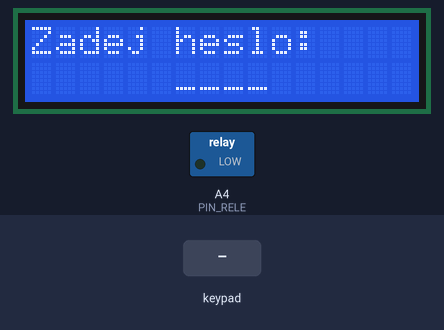
A sketch run on a simulated Arduino Uno, built with avr-gcc and run on an emulated ATmega328P. Shown: 16×2 character LCD, switched loads named in the sketch (green lamp = pin HIGH). The test bench sets the inputs (shaded band).

Above: at 1.2 s.
1.3 s: keypad keys 1 A 2 B # pressed 0.4 s apart
At 3.9 s:
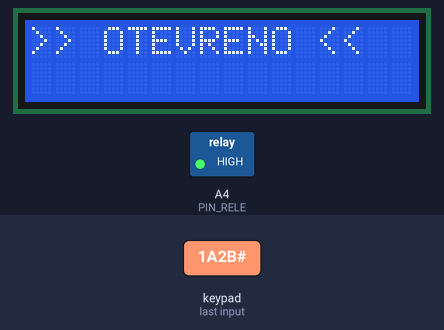
4.8 s: keypad keys 7 8 9 1 0 # pressed 0.4 s apart
At 7.9 s:
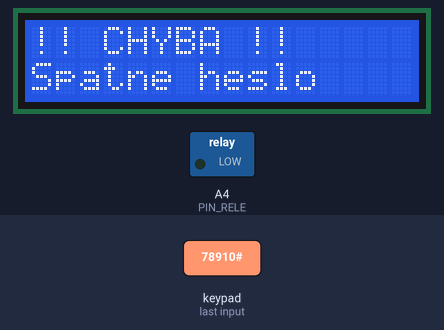
10.2 s: key '1' pressed
At 11.4 s:
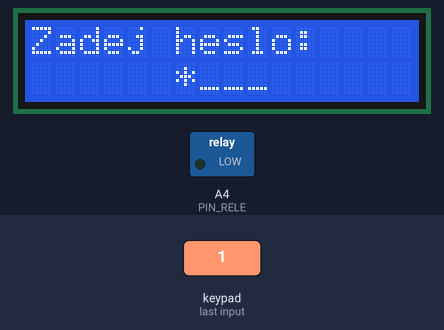
11.7 s: key '2' pressed
At 13.0 s:
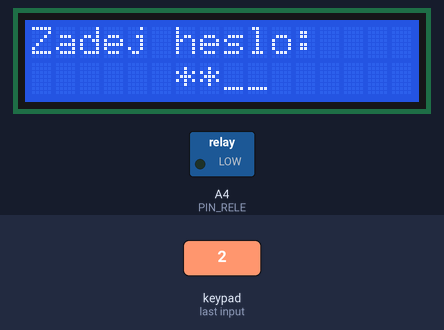
Timing chart, 0 to 14.2 s (numbered marks = the images above; inputs shaded):
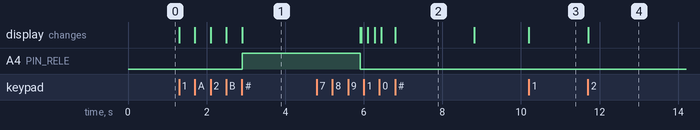

Measured:
- after the input at 1.3 s, A4 (PIN_RELE): LOW → HIGH after 1.6 s; the display: first changes at once (image 1 shows a later state)
- after the input at 4.8 s, the display: first differs from a run without the input after 1.1 s (image 2 shows a later state)
- after the input at 10.2 s, the display: changes at once (image 3)
- after the input at 11.7 s, the display: changes at once (image 4)
- what the display in image 2 shows lasts 2.0 s, from 6.8 s to 8.8 s

The sketch:

Zamek_4_znaky.ino
```cpp
#include <Keypad.h>
#include <LiquidCrystal.h>

// --- KONFIGURACE ---
const byte POCET_RADKU = 4;
const byte POCET_SLOUPCU = 4;
const byte DELKA_KODU = 4;

// ZDE ZMĚŇ HESLO (může obsahovat čísla i písmena A, B, C, D)
const char HESLO[DELKA_KODU + 1] = "1A2B";

const int PIN_RELE = A4;
const int DOBA_SEPNUTI = 3000;

char klavesy[POCET_RADKU][POCET_SLOUPCU] = {
  {'1', '2', '3', 'A'},
  {'4', '5', '6', 'B'},
  {'7', '8', '9', 'C'},
  {'*', '0', '#', 'D'}
};

byte pinyRadku[POCET_RADKU] = {A3, A2, A1, A0};
byte pinySloupcu[POCET_SLOUPCU] = {7, 8, 9, 10};

Keypad klavesnice = Keypad(makeKeymap(klavesy), pinyRadku, pinySloupcu, POCET_RADKU, POCET_SLOUPCU);
const int rs = 12, en = 11, d4 = 2, d5 = 3, d6 = 4, d7 = 5;
LiquidCrystal lcd(rs, en, d4, d5, d6, d7);

// --- SYSTÉMOVÉ PROMĚNNÉ ---
char bufferVstupu[DELKA_KODU];
byte indexVstupu = 0;

void setup() {
  Serial.begin(9600);
  lcd.begin(16, 2);

  pinMode(PIN_RELE, OUTPUT);
  digitalWrite(PIN_RELE, LOW);

  vypisUvodniObrazovku();
}

void loop() {
  char klavesa = klavesnice.getKey();

  if (klavesa) {
    zpracujStisk(klavesa);
  }
}

void zpracujStisk(char znak) {
  // Resetování zadávání
  if (znak == '*') {
    resetujSystem();
    return;
  }

  // Potvrzení hesla (Enter)
  if (znak == '#') {
    if (indexVstupu == DELKA_KODU) {
      overHeslo();
    }
    return;
  }

  // Sběr znaků (včetně písmen A-D)
  if (indexVstupu < DELKA_KODU) {
    bufferVstupu[indexVstupu] = znak;

    lcd.setCursor(6 + indexVstupu, 1);
    lcd.print('*'); // Maskování
    indexVstupu++;
  }
}

void overHeslo() {
  bool shodujeSe = true;
  for (byte i = 0; i < DELKA_KODU; i++) {
    if (bufferVstupu[i] != HESLO[i]) {
      shodujeSe = false;
      break;
    }
  }

  lcd.clear();
  if (shodujeSe) {
    lcd.setCursor(0, 0);
    lcd.print(">> OTEVRENO <<");
    lcd.setCursor(0, 1);

    // Aktivace relé
    digitalWrite(PIN_RELE, HIGH);
    delay(DOBA_SEPNUTI);
    digitalWrite(PIN_RELE, LOW);

    resetujSystem();
  } else {
    lcd.setCursor(0, 0);
    lcd.print("!! CHYBA !!");
    lcd.setCursor(0, 1);
    lcd.print("Spatne heslo");

    delay(2000);
    resetujSystem();
  }
}

void vypisUvodniObrazovku() {
  lcd.clear();
  lcd.setCursor(0, 0);
  lcd.print("Zadej heslo:");
  lcd.setCursor(6, 1);
  lcd.print("____");
}

void resetujSystem() {
  indexVstupu = 0;
  digitalWrite(PIN_RELE, LOW);
  vypisUvodniObrazovku();
}
```
